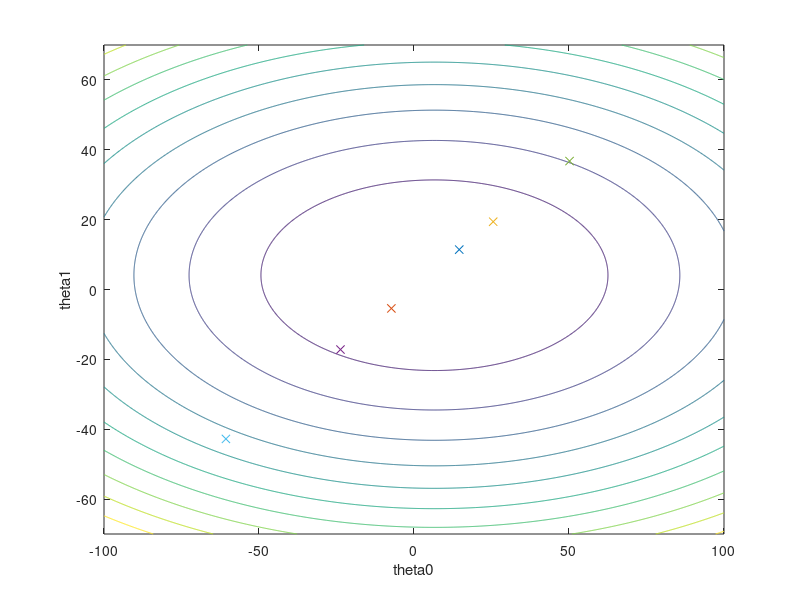

Reproduce this figure in MATLAB.
X = load('q1x.dat');
y = load('q1y.dat');

m = length(y);

% normalizing
mu = mean(X(:,1));
sigma = std(X(:,1));
X = (X-mu)./sigma;

%adding the intercept term
X = [ones(m,1) X];

theta = zeros(size(X,2),1);

%----------------------------


% alpha = 2.1
disp('aplha = 2.1');
hold off;
theta0_vals = linspace(-100, 100, 1000);
theta1_vals = linspace(-70, 70, 1000);
J_vals = zeros(length(theta0_vals), length(theta1_vals));

for i = 1:length(theta0_vals)
    for j = 1:length(theta1_vals)
	  t = [theta0_vals(i); theta1_vals(j)];  
	  h = X*t;
e = h-y;
v_sqr = e.^2;
q=sum(v_sqr);
J=q/m;
J=J/2;  
	  J_vals(i,j) = J;
    end
end

contour(theta0_vals, theta1_vals, J_vals);
xlabel('theta0');
ylabel('theta1');

hold;
theta = zeros(size(X,2),1);


num_iter = 20;
alpha = 2.1;
epsilon = 0.00001;
cost_old=0;
cost=10000;
iter = 0;
%repeat until convergence

while ((abs(cost_old-cost)>epsilon)&(iter<=num_iter))
	iter = iter + 1;
	cost_old=cost;
	hypothesis = X * theta;
	cost = (1/(2*m)) * sum(((hypothesis)-y).^2);
	theta = theta - (alpha * transpose(X) * (hypothesis - y))/m;
	scatter3(theta(1),theta(2),cost,'x');
pause (0.2);
end;


disp('press enter to continue');
pause;
% alpha = 2.5
disp('aplha = 2.5');
hold off;
theta0_vals = linspace(-100, 100, 1000);
theta1_vals = linspace(-70, 70, 1000);
J_vals = zeros(length(theta0_vals), length(theta1_vals));

for i = 1:length(theta0_vals)
    for j = 1:length(theta1_vals)
	  t = [theta0_vals(i); theta1_vals(j)];  
	  h = X*t;
e = h-y;
v_sqr = e.^2;
q=sum(v_sqr);
J=q/m;
J=J/2;  
	  J_vals(i,j) = J;
    end
end

contour(theta0_vals, theta1_vals, J_vals);
xlabel('theta0');
ylabel('theta1');
hold;
theta = zeros(size(X,2),1);


num_iter = 20;
alpha = 2.5;
epsilon = 0.00001;
cost_old=0;
cost=10000;
iter = 0;
%repeat until convergence

while ((abs(cost_old-cost)>epsilon)&(iter<=num_iter))
	iter = iter + 1;
	cost_old=cost;
	hypothesis = X * theta;
	cost = (1/(2*m)) * sum(((hypothesis)-y).^2);
	theta = theta - (alpha * transpose(X) * (hypothesis - y))/m;
	scatter3(theta(1),theta(2),cost,'x');
pause (0.2);
end;


